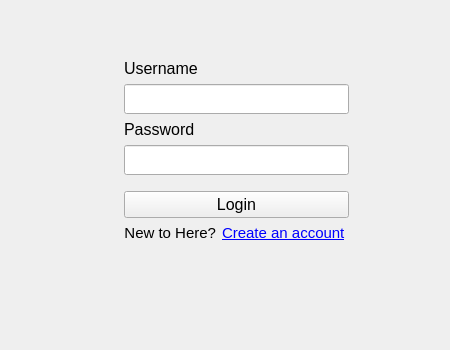
<?xml version="1.0" encoding="UTF-8"?>
<ui version="4.0">
 <class>Login</class>
 <widget class="QWidget" name="Login">
  <property name="geometry">
   <rect>
    <x>0</x>
    <y>0</y>
    <width>450</width>
    <height>350</height>
   </rect>
  </property>
  <property name="windowTitle">
   <string>Login</string>
  </property>
  <layout class="QHBoxLayout" name="horizontalLayout" stretch="5,0,4">
   <item>
    <spacer name="horizontalSpacer">
     <property name="orientation">
      <enum>Qt::Horizontal</enum>
     </property>
     <property name="sizeHint" stdset="0">
      <size>
       <width>68</width>
       <height>20</height>
      </size>
     </property>
    </spacer>
   </item>
   <item>
    <layout class="QVBoxLayout" name="verticalLayout" stretch="1,0,0,0,0,0,0,0,2">
     <property name="spacing">
      <number>6</number>
     </property>
     <item>
      <spacer name="verticalSpacer">
       <property name="orientation">
        <enum>Qt::Vertical</enum>
       </property>
       <property name="sizeHint" stdset="0">
        <size>
         <width>20</width>
         <height>40</height>
        </size>
       </property>
      </spacer>
     </item>
     <item>
      <widget class="QLabel" name="Username_label">
       <property name="font">
        <font>
         <family>Arial</family>
         <pointsize>12</pointsize>
        </font>
       </property>
       <property name="text">
        <string>Username</string>
       </property>
       <property name="alignment">
        <set>Qt::AlignLeading|Qt::AlignLeft|Qt::AlignVCenter</set>
       </property>
      </widget>
     </item>
     <item>
      <widget class="QLineEdit" name="Username_lineEdit">
       <property name="minimumSize">
        <size>
         <width>0</width>
         <height>30</height>
        </size>
       </property>
      </widget>
     </item>
     <item>
      <widget class="QLabel" name="Password_label">
       <property name="font">
        <font>
         <family>Arial</family>
         <pointsize>12</pointsize>
        </font>
       </property>
       <property name="text">
        <string>Password</string>
       </property>
       <property name="alignment">
        <set>Qt::AlignLeading|Qt::AlignLeft|Qt::AlignVCenter</set>
       </property>
      </widget>
     </item>
     <item>
      <widget class="QLineEdit" name="Password_lineEdit">
       <property name="minimumSize">
        <size>
         <width>0</width>
         <height>30</height>
        </size>
       </property>
       <property name="echoMode">
        <enum>QLineEdit::Password</enum>
       </property>
      </widget>
     </item>
     <item>
      <spacer name="verticalSpacer_3">
       <property name="orientation">
        <enum>Qt::Vertical</enum>
       </property>
       <property name="sizeHint" stdset="0">
        <size>
         <width>20</width>
         <height>10</height>
        </size>
       </property>
      </spacer>
     </item>
     <item>
      <widget class="QPushButton" name="Login_button">
       <property name="font">
        <font>
         <family>Arial</family>
         <pointsize>12</pointsize>
        </font>
       </property>
       <property name="text">
        <string>Login</string>
       </property>
      </widget>
     </item>
     <item>
      <layout class="QHBoxLayout" name="horizontalLayout_3">
       <item>
        <widget class="QLabel" name="New_to_here_label_3">
         <property name="font">
          <font>
           <family>Arial</family>
           <pointsize>11</pointsize>
          </font>
         </property>
         <property name="text">
          <string>New to Here?</string>
         </property>
         <property name="alignment">
          <set>Qt::AlignRight|Qt::AlignTrailing|Qt::AlignVCenter</set>
         </property>
        </widget>
       </item>
       <item>
        <widget class="QLabel" name="Register_label">
         <property name="font">
          <font>
           <family>Arial</family>
           <pointsize>11</pointsize>
          </font>
         </property>
         <property name="text">
          <string>&lt;a href=&quot;register&quot;&gt;Create an account&lt;/a&gt;
</string>
         </property>
         <property name="alignment">
          <set>Qt::AlignLeading|Qt::AlignLeft|Qt::AlignVCenter</set>
         </property>
        </widget>
       </item>
      </layout>
     </item>
     <item>
      <spacer name="verticalSpacer_2">
       <property name="orientation">
        <enum>Qt::Vertical</enum>
       </property>
       <property name="sizeHint" stdset="0">
        <size>
         <width>20</width>
         <height>40</height>
        </size>
       </property>
      </spacer>
     </item>
    </layout>
   </item>
   <item>
    <spacer name="horizontalSpacer_2">
     <property name="orientation">
      <enum>Qt::Horizontal</enum>
     </property>
     <property name="sizeHint" stdset="0">
      <size>
       <width>42</width>
       <height>20</height>
      </size>
     </property>
    </spacer>
   </item>
  </layout>
 </widget>
 <resources/>
 <connections/>
</ui>
